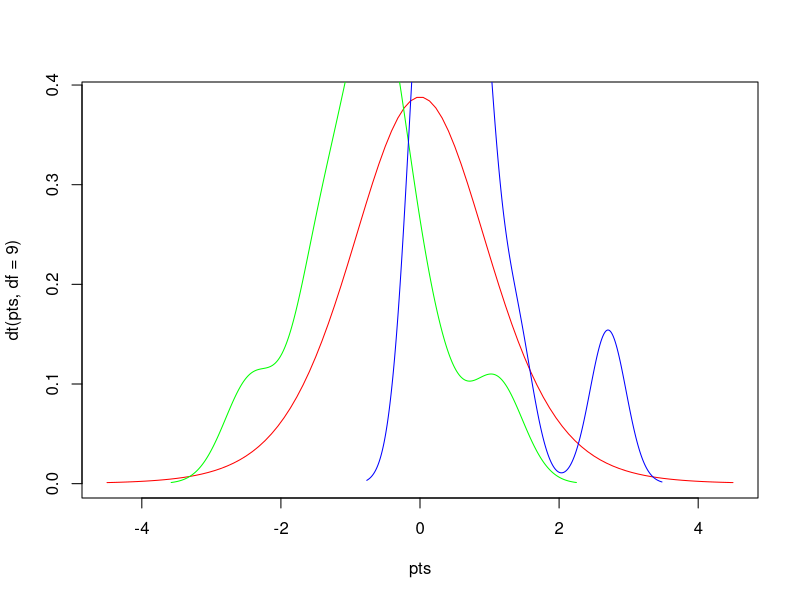

Recreate this plot in R.
# Author: Tzuriel Murray, Date: 9/26/22, Purpose: Calculate t-test for sample data

# Generates 2 variables/groups called x and y
x = rnorm(10)
y = rnorm(10)

# Generates data points in sequence from -4.5 to 4.5
pts = seq(-4.5, 4.5, length = 100)

# Plots x and y to visualize distribution curve
plot(pts, dt(pts, df = 9), col = 'red', type = 'l')

# Check the distribution of x and y variables
lines(density(x), col = 'green')
lines(density(y), col = 'blue')

# Apply t-test to generate p-value
ttest = t.test(x, y);
ttest